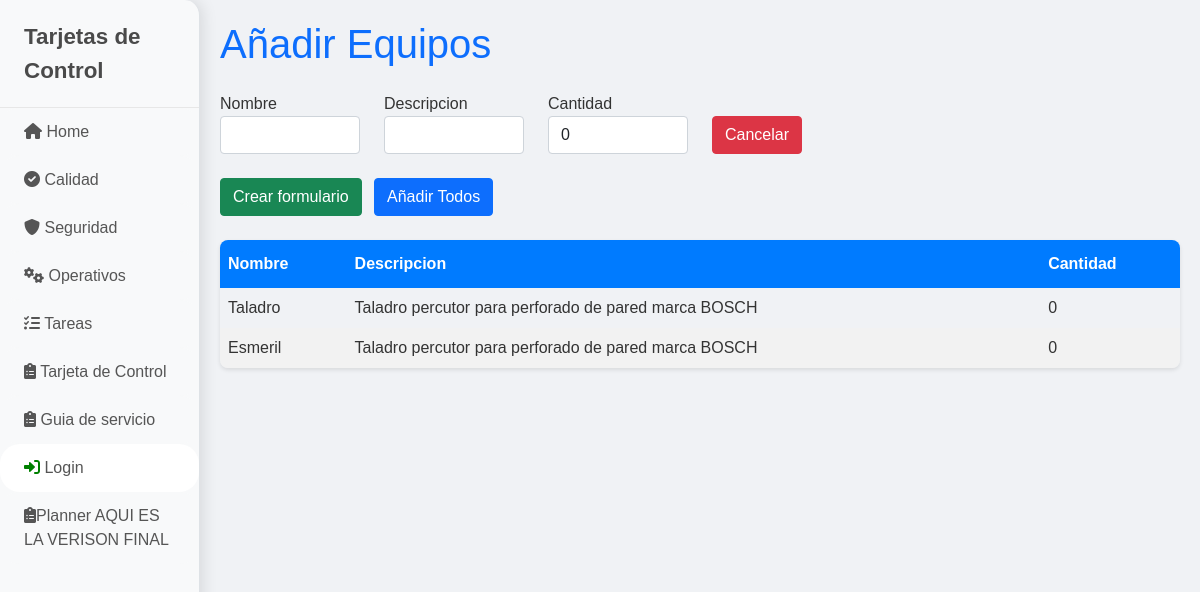
Before: /guias/ with the older database file.
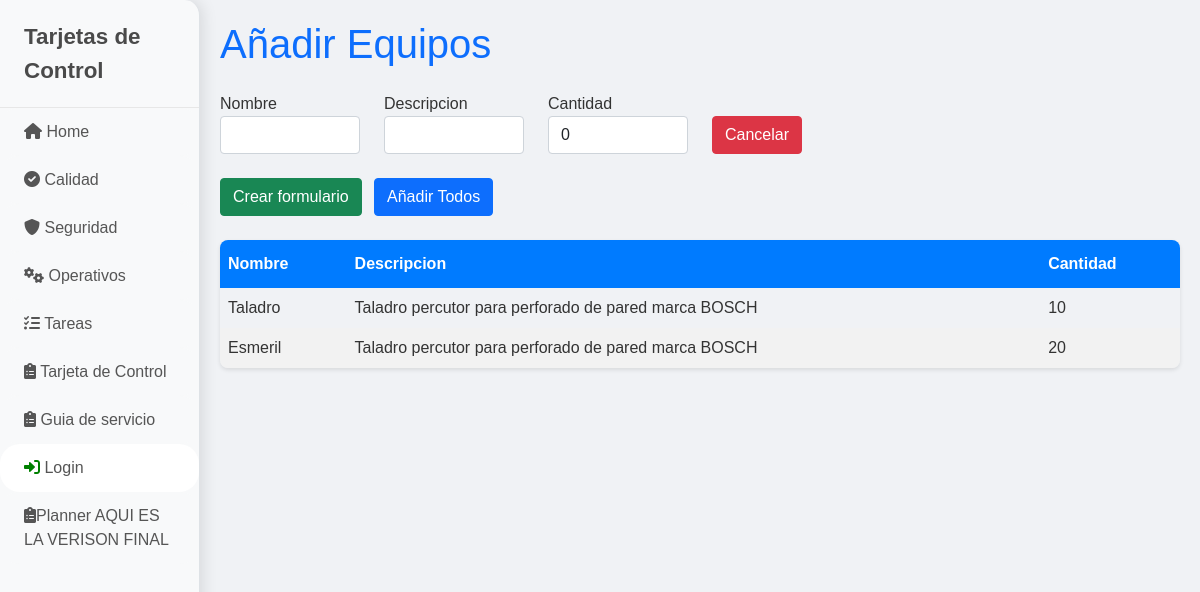
After: the same page with the newer database file.
### guias/models.py (models this page shows, shortened)
class Equipo(models.Model):
    nombre = models.CharField(max_length=100)
    descripcion = models.CharField(max_length=150)
    cantidad = models.IntegerField(default=0)  # Agregar campo cantidad con valor predeterminado de 0

### guias/views.py (the view)
# urls.py: path('', views.index, name='calidad_index'),
def index(request):
    context = {'form': EquipoForm(), 'equipos': Equipo.objects.all()}
    return render(request, 'index_equipos.html', context)

### guias/forms.py
class EquipoForm(forms.ModelForm):
    class Meta:
        model = Equipo
        fields = ('nombre', 'descripcion', 'cantidad')  # Campos del modelo Equipo que deseas incluir en el formulario
        widgets = {
            'nombre': forms.TextInput(attrs={'class': 'form-control'}),
            'descripcion': forms.TextInput(attrs={'class': 'form-control'}),
            'cantidad': forms.NumberInput(attrs={'class': 'form-control', 'value': 0}),  # Establecer valor predeterminado a 0
        }

### guias/templates/index_equipos.html (shortened to what this page needs)
{% extends 'base.html' %}
{% block content %}
<h1 class="mb-4 text-primary">Añadir Equipos</h1>
<div id="equipo-forms">
    {% include 'partials/form_equipo.html' %}
</div>
<div class="my-4">
    <button type="button" class="btn btn-success me-2" hx-get="{% url 'create-equipo' %}" hx-target="#equipo-forms" hx-swap="beforeend">Crear formulario</button>
    <button type="button" class="btn btn-primary" id="submit-all">Añadir Todos</button>
</div>
<table class="table-custom">
    <thead>
        <tr>
            <th>Nombre</th>
            <th>Descripcion</th>
            <th>Cantidad</th>
        </tr>
    </thead>
    <tbody id="equipo-list">
        {% for equipo in equipos %}
            {% include 'partials/equipo.html' %}
        {% endfor %}
    </tbody>
</table>
{% endblock %}

### guias/templates/partials/equipo.html
<tr>
        <td>{{ equipo.nombre }}</td>
        <td>{{ equipo.descripcion }}</td>
        <td>{{ equipo.cantidad }}</td>
</tr>

Changed rows visible on the page:
changed Equipo "Taladro": cantidad "0" → "10"
changed Equipo "Esmeril": cantidad "0" → "20"
